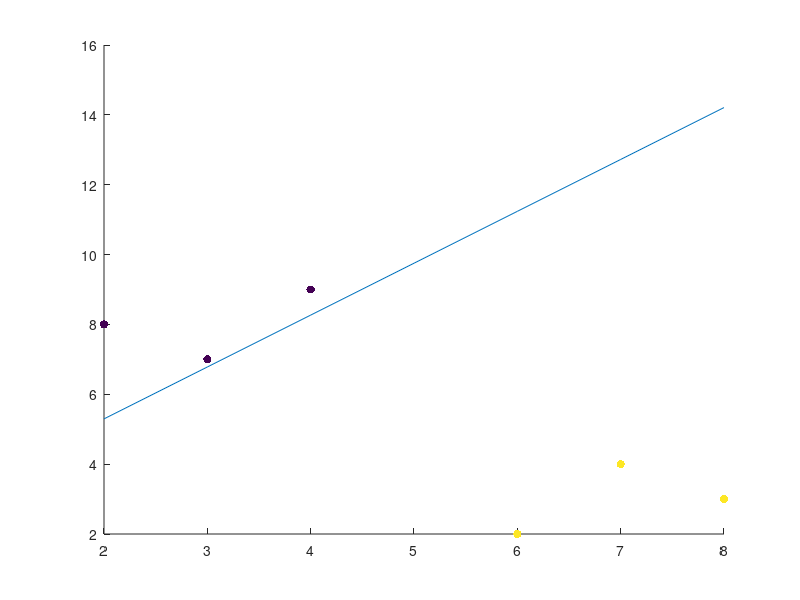

The MATLAB source for this figure:
%%
% isnpirated by: https://www.mathworks.com/matlabcentral/fileexchange/45467-perceptron?s_tid=srchtitle

X = [2,3,4,6,7,8;...%x value on plot
    8 7 9 2 4 3];% y value on plot
y = [-1 -1 -1 1 1 1];% group -1 or +1. Expected result

w = rand([1,2]);%random weights
b = rand(1);%random bias
x_to_plot_line = min(X(1,:)): max(X(1,:)); %for ploting the threshold curve (x val)
%%
while(sum(sign(w*X+b)~=y)>0)% checking activations
    for i = 1:length(y)%loop all data
        scatter(X(1,:)',X(2,:)',[],y,'filled')% y is for color here
        hold on
        % training perceptron
        if(sign(w*X(:,i)+b)~=y(i))%maticove nasobeni, ptam se jeslti to odpovida signu
            %changing weights and biases
            diff_from_true_value =  w*X(:,i)+b - y(i);
            w = w - (diff_from_true_value'/200)% 1/200 is learning rate (to not jump too much)
            b = b - (diff_from_true_value'/300)%
            
        end
        
        %where is the result 0 (between -1 and 1)
        % 0 = w(1)*x_to_plot_line + w(2)*yy + b;
        % -w(2)*yy = w(1)*x_to_plot_line + b
        %yy =  ( w(1)*x_to_plot_line + b ) / -w(2)
        yy =  -(w(1)*x_to_plot_line)/w(2) - (b/w(2))
        plot(x_to_plot_line,yy,'-');%plot the threshold curve
        hold off;drawnow; pause(0.1)
    end
end